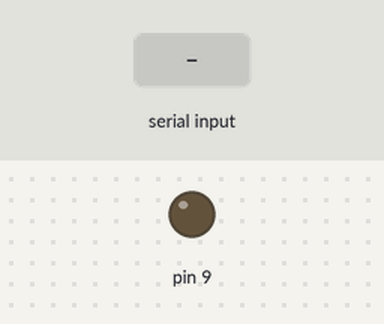
The sketch below on a simulated Arduino Uno, built with avr-gcc and run on an emulated ATmega328P. On the bench: output pins drawn as LEDs (lit = HIGH). The inputs (shaded band) are chosen by the test bench.

Above: at 1.2 s.
1.3 s: "1" received over Serial
At 1.9 s:
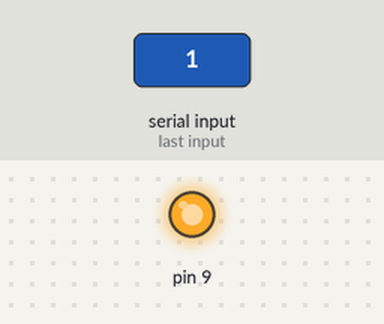
2.8 s: "0" received over Serial
At 4.2 s:
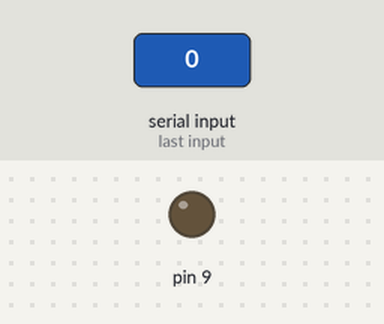
Timing chart, 0 to 5.8 s (numbered marks = the images above; inputs shaded):
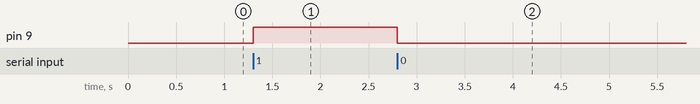

The sketch:

servoDC.ino
```cpp
void setup() {
  pinMode(9, OUTPUT);
  Serial.begin(9600);

}

void loop() {
  if (Serial.available()){
    int valor = Serial.read();
    if (valor == 48) digitalWrite(9, LOW);
    if (valor == 49) digitalWrite(9, HIGH);
  }

}
```

Measured:
- after the input at 1.3 s, pin 9: LOW → HIGH at once
- after the input at 2.8 s, pin 9: HIGH → LOW at once
